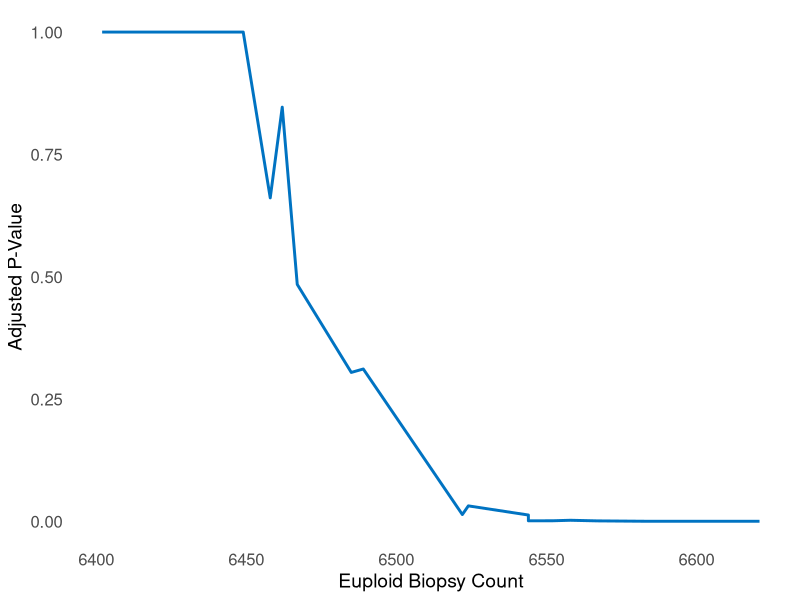
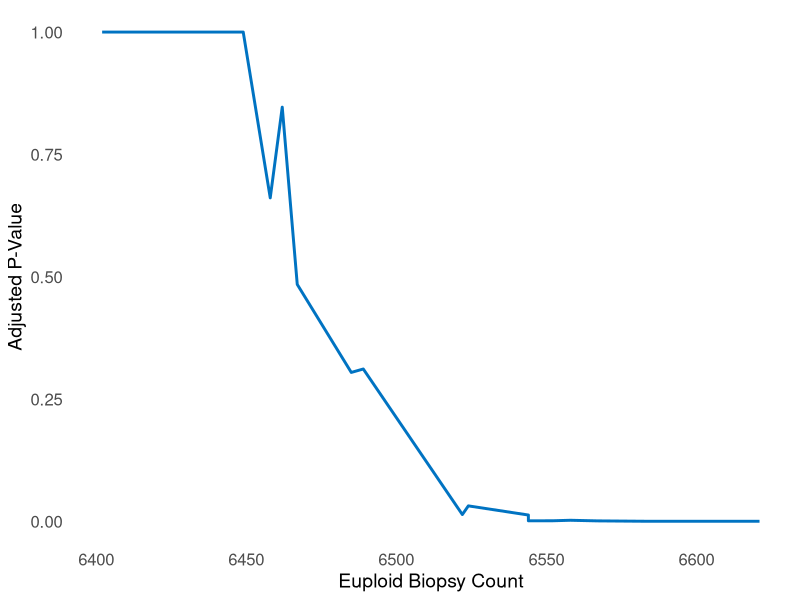

The R script that drew these images, in order:
#Visulaisation Boneforroni Code 
# Load necessary libraries
library(ggplot2)

# Load your data
data <- read.csv("output_with_bonferroni.csv")

# Create a line graph with Euploid_Count on the x-axis and Bonferroni_Corrected_PValue on the y-axis
plot <- ggplot(data, aes(x = Euploid_Count, y = Bonferroni_Corrected_PValue)) +
  geom_line(color = "#0073C2FF", size = 1) +  # Use geom_line for a line graph
  labs(x = "Euploid Biopsy Count", y = "Adjusted P-Value") +
  theme_minimal() +
  theme(
    axis.text = element_text(size = 12),        # Increase size of axis text
    axis.title = element_text(size = 14),       # Increase size of axis titles
    panel.grid = element_blank(),               # Remove gridlines
    plot.title = element_blank()                # Remove the title
  )
print(plot)
# Save the plot to a file with dimensions suitable for a single-column document
ggsave("bonferroni_adjusted_p_values_plot.png", plot, width = 6.7, height = 6.7, bg = "white")
